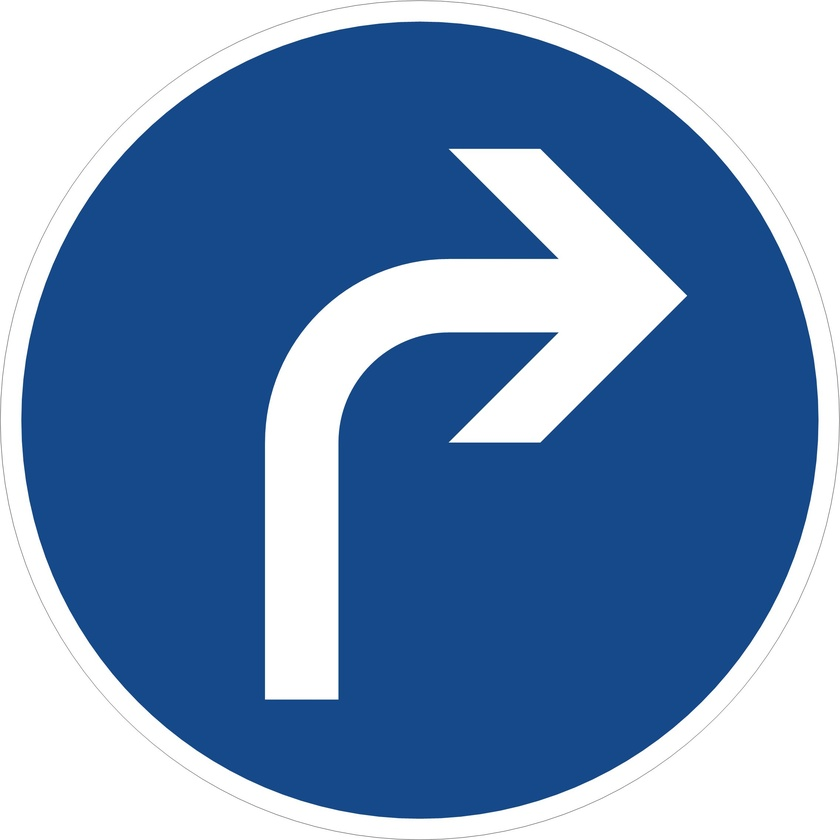
#> input picture images/DBSignCompare/rechts.jpg, 840 x 840 px, shrunk from 2270 x 2270 before the run, found by its file name
$ python SIFT.py   (Python 2 division)   (older library calls are emulated)
#> lines starting #> are read from the running program, lines starting #| are printed output that depends on the picture
#!/usr/bin/python

# https://docs.opencv.org/3.0-beta/doc/py_tutorials/py_feature2d/py_feature_homography/py_feature_homography.html#py-feature-homography

#import
import numpy as np
import cv2
from matplotlib import pyplot as plt    #ueber Console installieren: "sudo apt-get install python3-matplotlib"

MIN_MATCH_COUNT = 10    # 10

img1 = cv2.imread('/home/pses/catkin_ws/src/echtzeitsysteme/images/DBSignCompare/rechts.jpg',0)          # queryImage
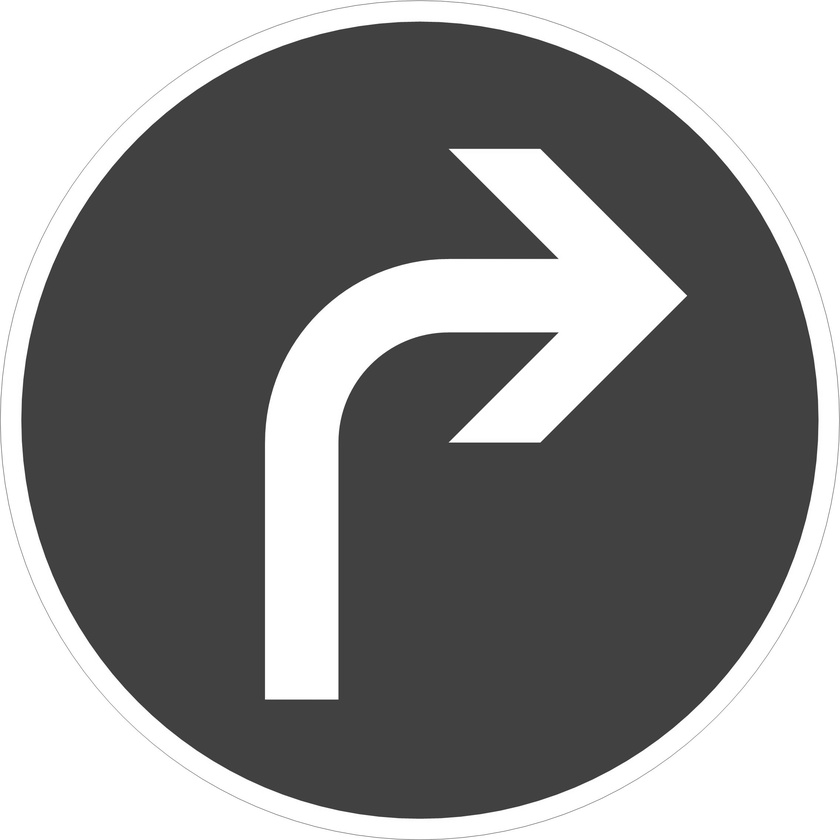
#> img1: shape (840, 840); min 40, max 255, mean 139.6
img2 = cv2.imread('/home/pses/catkin_ws/src/echtzeitsysteme/images/signs.jpg',0) # trainImage
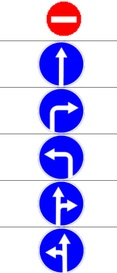
#> input picture images/signs.jpg, 117 x 273 px, shrunk from 315 x 739 before the run, found by its file name
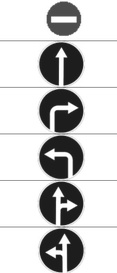
#> img2: shape (273, 117); min 22, max 255, mean 203

# Initiate SIFT detector
#sift = cv2.SIFT()
sift = cv2.ORB_create()

# find the keypoints and descriptors with SIFT
kp1, des1 = sift.detectAndCompute(img1,None)
#> kp1 = 327 keypoints; strongest (x, y, size): (684, 295, 37.2), (556, 257, 31), (337, 698, 31), (265, 698, 31)
kp2, des2 = sift.detectAndCompute(img2,None)
#> kp2 = 269 keypoints; strongest (x, y, size): (58, 225, 44.6), (60, 83, 53.6), (61, 49, 31), (60, 202, 44.6)


FLANN_INDEX_KDTREE = 0
index_params = dict(algorithm = FLANN_INDEX_KDTREE, trees = 5)
search_params = dict(checks = 50)

flann = cv2.FlannBasedMatcher(index_params, search_params)

#> (the run stopped early here; a loop or call above may not have finished)
